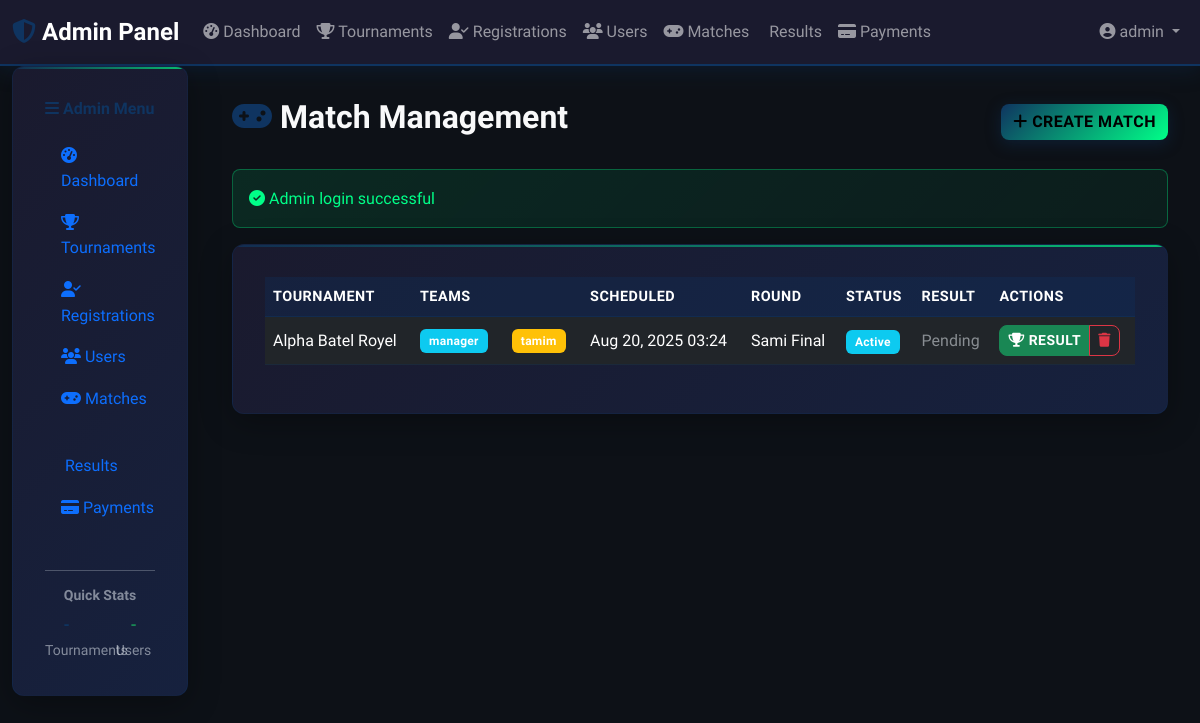
Before: /admin/matches.php (signed in) with the older database file.
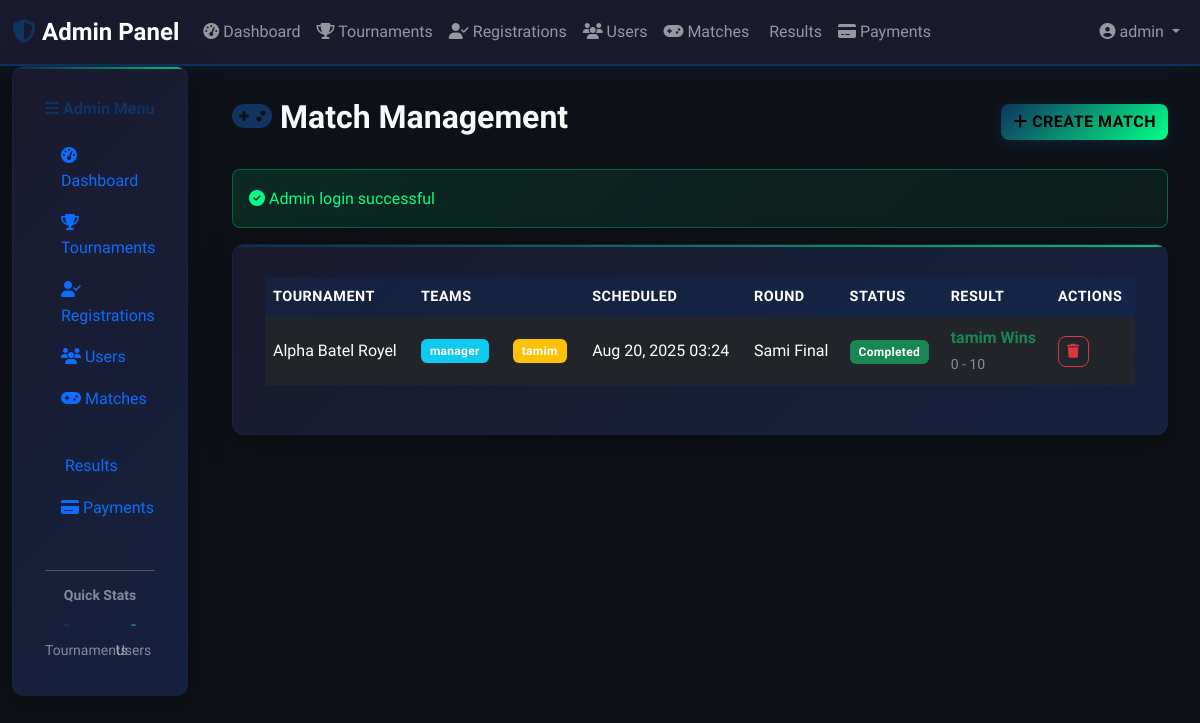
After: the same page with the newer database file.
### tables this page shows
CREATE TABLE matches (
                    id INTEGER PRIMARY KEY AUTOINCREMENT,
                    tournament_id INTEGER NOT NULL,
                    team1_id INTEGER NOT NULL,
                    team2_id INTEGER NOT NULL,
                    team1_name VARCHAR(100),
                    team2_name VARCHAR(100),
                    status VARCHAR(20) DEFAULT 'scheduled',
                    score1 INTEGER,
                    score2 INTEGER,
                    winner_id INTEGER,
                    scheduled_at DATETIME,
                    started_at DATETIME,
                    completed_at DATETIME,
                    created_at DATETIME DEFAULT CURRENT_TIMESTAMP, scheduled_date DATETIME, updated_at TIMESTAMP DEFAULT CURRENT_TIMESTAMP, round VARCHAR(50), notes TEXT,
                    FOREIGN KEY (tournament_id) REFERENCES tournaments(id) ON DELETE CASCADE,
                    FOREIGN KEY (team1_id) REFERENCES users(id),
                    FOREIGN KEY (team2_id) REFERENCES users(id),
                    FOREIGN KEY (winner_id) REFERENCES users(id)
                );

CREATE TABLE tournaments (
                    id INTEGER PRIMARY KEY AUTOINCREMENT,
                    name VARCHAR(200) NOT NULL,
                    description TEXT,
                    game_type VARCHAR(100) NOT NULL,
                    max_teams INTEGER NOT NULL,
                    entry_fee DECIMAL(10,2) DEFAULT 0,
                    prize_pool DECIMAL(10,2) DEFAULT 0,
                    start_date DATETIME,
                    end_date DATETIME,
                    status VARCHAR(20) DEFAULT 'upcoming',
                    thumbnail VARCHAR(255),
                    created_at DATETIME DEFAULT CURRENT_TIMESTAMP,
                    updated_at DATETIME DEFAULT CURRENT_TIMESTAMP
                , winner_id INTEGER, runner_up_id INTEGER, third_place_id INTEGER, winner_prize DECIMAL(10,2) DEFAULT 0.00, runner_up_prize DECIMAL(10,2) DEFAULT 0.00, third_place_prize DECIMAL(10,2) DEFAULT 0.00);

### includes/functions.php (called while the page is built, shortened)
<?php
function formatDate($date, $format = 'M d, Y H:i') {
    return date($format, strtotime($date));
}
?>

### admin/matches.php (the view, shortened to what the changed rows need)
<?php
require_once '../config/config.php';
$action = $_GET['action'] ?? 'list';
$tournamentId = $_GET['tournament_id'] ?? null;
if ($action === 'list') {
    $whereClause = '';
    $params = [];
    $stmt = $pdo->prepare("
        SELECT m.*, t.name as tournament_name,
               u1.username as team1_name, u2.username as team2_name,
               uw.username as winner_name
        FROM matches m
        JOIN tournaments t ON m.tournament_id = t.id
        JOIN users u1 ON m.team1_id = u1.id
        JOIN users u2 ON m.team2_id = u2.id
        LEFT JOIN users uw ON m.winner_id = uw.id
        $whereClause
        ORDER BY m.scheduled_date DESC, m.created_at DESC
    ");
    $stmt->execute($params);
    $matches = $stmt->fetchAll();
}
?>
<!DOCTYPE html>
<html lang="en">
<head>
    <link href="https://cdn.jsdelivr.net/npm/bootstrap@5.3.0/dist/css/bootstrap.min.css" rel="stylesheet">
    <link rel="stylesheet" href="https://cdnjs.cloudflare.com/ajax/libs/font-awesome/6.4.0/css/all.min.css">
    <link rel="stylesheet" href="../assets/css/style.css">
</head>
<body>
    <div class="container-fluid">
        <div class="row">
            <div class="col-lg-10 main-content">
                <div class="d-flex justify-content-between align-items-center mb-4">
                    <h2 class="text-light">
                        <i class="fas fa-gamepad text-accent"></i> Match Management
                    </h2>
                </div>
                <?php if ($action === 'list'): ?>
                    <div class="gaming-card">
                        <?php if (empty($matches)): ?>
                            <div class="text-center text-light-50 py-5">
                                <i class="fas fa-gamepad fa-4x mb-3"></i>
                                <h4>No Matches Found</h4>
                                <p>Create your first match to get started</p>
                                <a href="?action=create<?= $tournamentId ? '&tournament_id=' . $tournamentId : '' ?>" class="btn btn-accent">
                                    <i class="fas fa-plus"></i> Create Match
                                </a>
                            </div>
                        <?php else: ?>
                            <div class="table-responsive">
                                <table class="table table-dark table-hover">
                                    <thead>
                                        <tr>
                                            <th>Tournament</th>
                                            <th>Teams</th>
                                            <th>Scheduled</th>
                                            <th>Round</th>
                                            <th>Status</th>
                                            <th>Result</th>
                                            <th>Actions</th>
                                        </tr>
                                    </thead>
                                    <tbody>
                                        <?php foreach ($matches as $match): ?>
                                            <tr>
                                                <td><?= htmlspecialchars($match['tournament_name']) ?></td>
                                                <td>
                                                    <div class="d-flex align-items-center">
                                                        <span class="badge bg-info me-2"><?= htmlspecialchars($match['team1_name']) ?></span>
                                                        <span class="badge bg-warning"><?= htmlspecialchars($match['team2_name']) ?></span>
                                                    </div>
                                                </td>
                                                <td><?= formatDate($match['scheduled_date']) ?></td>
                                                <td><?= htmlspecialchars($match['round']) ?></td>
                                                <td>
                                                    <span class="badge bg-<?= $match['status'] === 'completed' ? 'success' : ($match['status'] === 'live' ? 'danger' : 'info') ?>">
                                                        <?= ucfirst($match['status']) ?>
                                                    </span>
                                                </td>
                                                <td>
                                                    <?php if ($match['status'] === 'completed'): ?>
                                                        <span class="text-success fw-bold">
                                                            <?= htmlspecialchars($match['winner_name']) ?> Wins
                                                        </span>
                                                        <br><small class="text-light-50"><?= $match['score1'] ?> - <?= $match['score2'] ?></small>
                                                    <?php else: ?>
                                                        <span class="text-light-50">Pending</span>
                                                    <?php endif; ?>
                                                </td>
                                                <td>
                                                    <div class="btn-group" role="group">
                                                        <?php if ($match['status'] !== 'completed'): ?>
                                                            <a href="?action=result&id=<?= $match['id'] ?>" class="btn btn-sm btn-success">
                                                                <i class="fas fa-trophy"></i> Result
                                                            </a>
                                                        <?php endif; ?>
                                                        <a href="?action=delete&id=<?= $match['id'] ?>"
                                                           class="btn btn-sm btn-outline-danger"
                                                           onclick="return confirm('Are you sure you want to delete this match?')">
                                                            <i class="fas fa-trash"></i>
                                                        </a>
                                                    </div>
                                                </td>
                                            </tr>
                                        <?php endforeach; ?>
                                    </tbody>
                                </table>
                            </div>
                        <?php endif; ?>
                    </div>
                <?php endif; ?>
            </div>
        </div>
    </div>
</body>
</html>

Changed rows visible on the page:
changed matches "Sami Final": status "Active" → "Completed"; winner_name (not shown) → "tamim"; score1 (not shown) → "0"; score2 (not shown) → "10"; status "Pending RESULT" → "Wins -"
